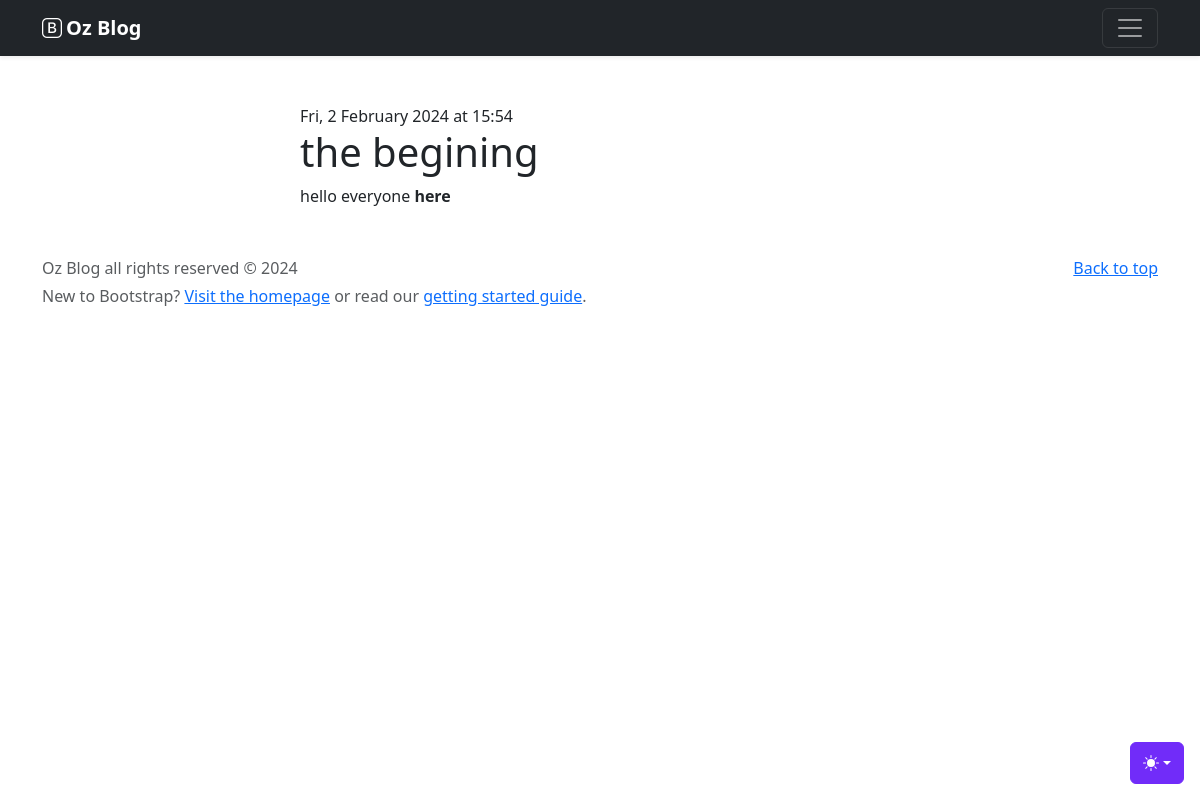
Page /show_blog.php?id=1 on the committed database.
### tables this page shows
CREATE TABLE `blogs` (
  `id` int NOT NULL,
  `title` varchar(255) NOT NULL,
  `body` text,
  `created_at` datetime DEFAULT CURRENT_TIMESTAMP
);

### show_blog.php (the view, shortened to what this page needs)
<?php require_once('_partial/header.php') ?>
<?php
$conn = getConnection();
$sql = "SELECT * FROM blogs WHERE id = :id LIMIT 1";
$stmt = $conn->prepare($sql);
$stmt->bindParam(':id', $_GET['id']);
$stmt->execute();
$row = $stmt->fetch();
?>
<main>
  <div class="col-md-6 mx-auto mt-5">
    <?php if ($row) : ?>
      <time>
        <?= date('D, j F Y \a\t H:i', strtotime($row['created_at'])) ?>
      </time>
      <h1><?= $row['title'] ?></h1>
      <div><?= $row['body'] ?></div>
    <?php else : ?>
      <p>No Blog Post (this is wrong, but for now)</p>
    <?php endif; ?>
  </div>
</main>
<?php require_once('_partial/footer.php') ?>

### rows in the picture
blogs: created_at "Fri, 2 February 2024 at 15:54", title "the begining", body "hello everyone here"

### other values in the picture
$siteName "Oz Blog"
